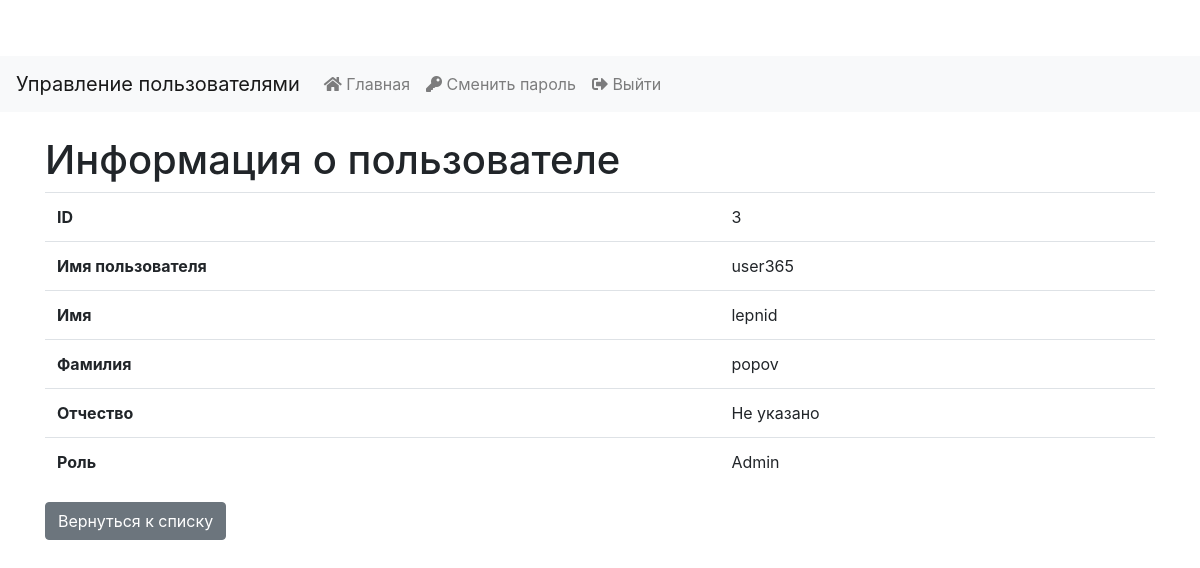
Page /user/3 (signed in) on the committed database.
### models.py (models this page shows, shortened)
class User(UserMixin, db.Model):
    id = db.Column(db.Integer, primary_key=True)
    username = db.Column(db.String(64), unique=True, nullable=False)
    password = db.Column(db.String(128), nullable=False)
    first_name = db.Column(db.String(64))
    last_name = db.Column(db.String(64))
    middle_name = db.Column(db.String(64))
    role_id = db.Column(db.Integer, db.ForeignKey('role.id'), nullable=False)
    role = db.relationship('Role', backref=db.backref('users', lazy=True))
    def has_role(self, role_name):
        return self.role.name == role_name

class Role(db.Model):
    id = db.Column(db.Integer, primary_key=True)
    name = db.Column(db.String(64), unique=True, nullable=False)
    description = db.Column(db.String(255))

### app.py (the view)
@app.route('/user/<int:user_id>')
def user_details(user_id):
    user = db.session.get(User, user_id)
    if user:
        return render_template('user_details.html', user=user)
    else:
        flash('Пользователь не найден.', 'error')
        return redirect(url_for('index'))

### app.py (called while the page is built)
@login_manager.user_loader
def load_user(user_id):
    return User.query.get(int(user_id))

@app.before_request
def log_visit():
    if not db.inspect(db.engine).has_table('visit_log'):
        return
    path = request.path
    user_id = current_user.is_authenticated and current_user.id or None
    visit_log = VisitLog(path=path, user_id=user_id)
    db.session.add(visit_log)
    db.session.commit()

### templates/user_details.html
{% extends 'base.html' %}
{% block content %}
    <h1>Информация о пользователе</h1>
    <table class="table">
        <tbody>
            <tr>
                <th>ID</th>
                <td>{{ user.id }}</td>
            </tr>
            <tr>
                <th>Имя пользователя</th>
                <td>{{ user.username }}</td>
            </tr>
            <tr>
                <th>Имя</th>
                <td>{{ user.first_name or 'Не указано' }}</td>
            </tr>
            <tr>
                <th>Фамилия</th>
                <td>{{ user.last_name or 'Не указана' }}</td>
            </tr>
            <tr>
                <th>Отчество</th>
                <td>{{ user.middle_name or 'Не указано' }}</td>
            </tr>
            <tr>
                <th>Роль</th>
                <td>{{ user.role.name or 'Не указана' }}</td>
            </tr>
        </tbody>
    </table>
    <a href="{{ url_for('index') }}" class="btn btn-secondary">Вернуться к списку</a>
{% endblock %}

### static/style.css (style rules this page uses)
body { padding-top: 56px; }
.table td, .table th { vertical-align: middle; }

### rows in the picture
User: id "3", username "user365", first_name "lepnid", last_name "popov", middle_name "Не указано"
Role: role "Admin"
